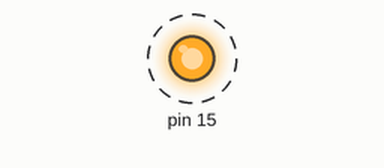
The sketch below on a simulated Arduino Uno, built with avr-gcc and run on an emulated ATmega328P. On the bench: output pins drawn as LEDs (lit = HIGH). Dashed ring = blinking.

Above: at 0.2 s.
Timing chart, 0 to 3.0 s (numbered marks = the images above):
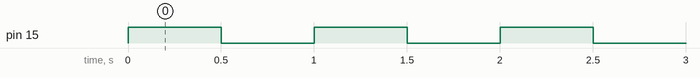

Measured:
- by itself, pin 15: alternates HIGH for 0.50 s and LOW for 0.50 s

The sketch:

1__Diode.ino
```cpp
//BASIC INFORMATION
// Program: simple diode blinking
// Author:  Paweł Bartkiewicz
// email:   15g.pawel.bart@gmail.com

//ADDITIONAL INFORMATION
// longer diode pin  - pin 15 (power supply)
// shorter diode pin - GND

void setup() {
  pinMode(15, OUTPUT);
  digitalWrite(15, LOW);
}

void loop() {
  digitalWrite(15, HIGH);
  delay(500);
  digitalWrite(15, LOW);
  delay(500);
}
```
